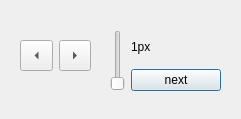
<?xml version="1.0" encoding="UTF-8"?>
<ui version="4.0">
 <class>Dialog</class>
 <widget class="QDialog" name="Dialog">
  <property name="geometry">
   <rect>
    <x>0</x>
    <y>0</y>
    <width>241</width>
    <height>119</height>
   </rect>
  </property>
  <property name="windowTitle">
   <string>Dialog</string>
  </property>
  <widget class="QWidget" name="horizontalLayoutWidget_2">
   <property name="geometry">
    <rect>
     <x>110</x>
     <y>30</y>
     <width>111</width>
     <height>61</height>
    </rect>
   </property>
   <layout class="QHBoxLayout" name="horizontalLayout_2">
    <item>
     <widget class="QSlider" name="slider_px_step">
      <property name="orientation">
       <enum>Qt::Vertical</enum>
      </property>
     </widget>
    </item>
    <item>
     <layout class="QVBoxLayout" name="verticalLayout_2">
      <item>
       <widget class="QLabel" name="label">
        <property name="text">
         <string>1px</string>
        </property>
       </widget>
      </item>
      <item>
       <widget class="QPushButton" name="btn_next">
        <property name="text">
         <string>next</string>
        </property>
       </widget>
      </item>
     </layout>
    </item>
   </layout>
  </widget>
  <widget class="QWidget" name="verticalLayoutWidget">
   <property name="geometry">
    <rect>
     <x>20</x>
     <y>40</y>
     <width>71</width>
     <height>31</height>
    </rect>
   </property>
   <layout class="QHBoxLayout" name="horizontalLayout">
    <item>
     <widget class="QToolButton" name="btn_left">
      <property name="sizePolicy">
       <sizepolicy hsizetype="Expanding" vsizetype="Expanding">
        <horstretch>0</horstretch>
        <verstretch>0</verstretch>
       </sizepolicy>
      </property>
      <property name="text">
       <string>...</string>
      </property>
      <property name="arrowType">
       <enum>Qt::LeftArrow</enum>
      </property>
     </widget>
    </item>
    <item>
     <widget class="QToolButton" name="btn_right">
      <property name="sizePolicy">
       <sizepolicy hsizetype="Expanding" vsizetype="Expanding">
        <horstretch>0</horstretch>
        <verstretch>0</verstretch>
       </sizepolicy>
      </property>
      <property name="text">
       <string>...</string>
      </property>
      <property name="arrowType">
       <enum>Qt::RightArrow</enum>
      </property>
     </widget>
    </item>
   </layout>
  </widget>
 </widget>
 <resources/>
 <connections/>
</ui>
